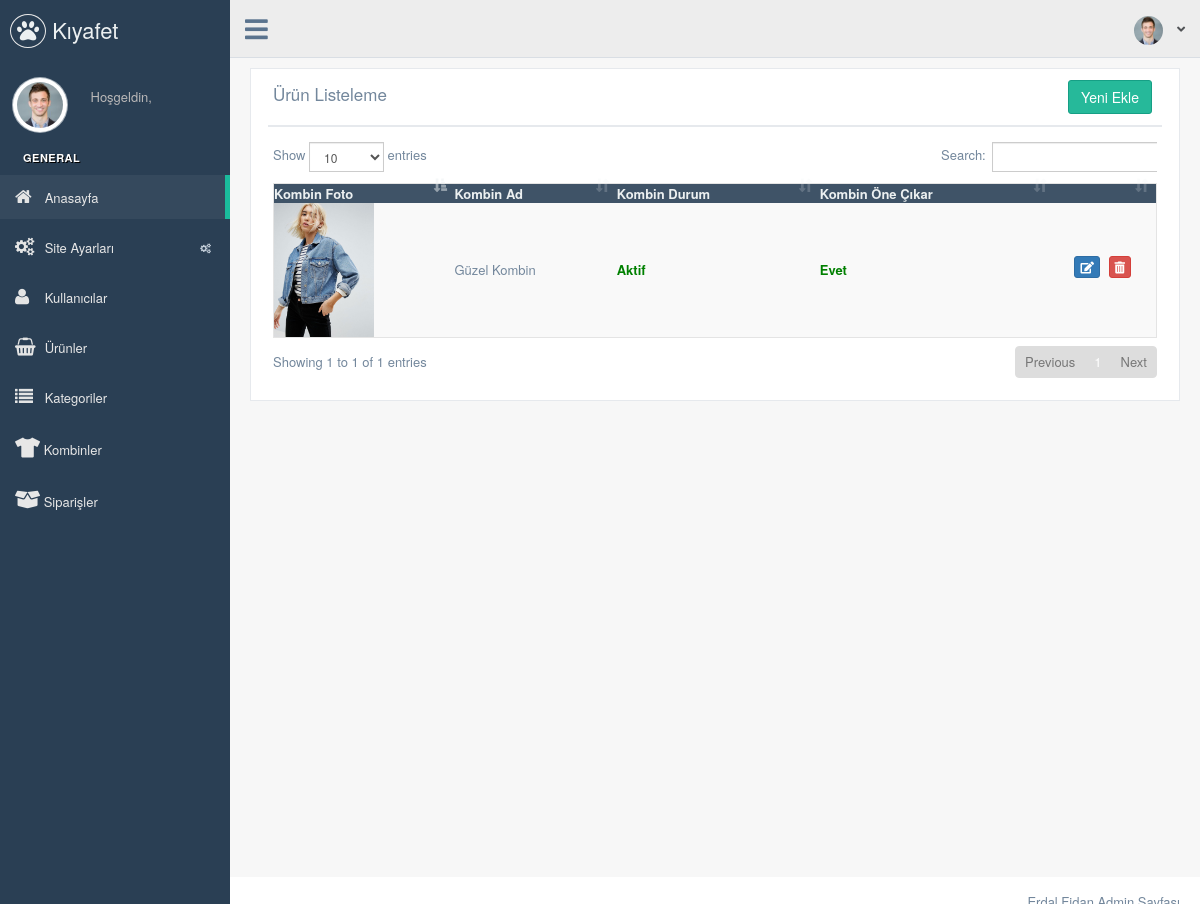
Page /nedmin/production/kombinler.php (signed in) on the committed database.
### tables this page shows
CREATE TABLE `kombin` (
  `kombin_id` int(11) NOT NULL,
  `kombin_ad` varchar(50) NOT NULL,
  `kombin_foto` varchar(250) NOT NULL,
  `kombin_durum` enum('0','1') NOT NULL DEFAULT '1',
  `kombin_onecikar` enum('0','1') NOT NULL DEFAULT '1',
  `urun_idbir` int(11) NOT NULL,
  `urun_idiki` int(11) NOT NULL,
  `urun_iduc` int(11) NOT NULL,
  `urun_iddort` int(11) NOT NULL,
  `kombin_detay` text NOT NULL,
  `kombin_cinsiyet` enum('E','K') NOT NULL,
  `kombin_seourl` varchar(250) NOT NULL
);

### nedmin/production/kombinler.php (the view, shortened to what this page needs)
<?php
  include 'header.php';
  $kombinsor=$db->prepare("SELECT * from kombin order by kombin_id DESC");
  $kombinsor->execute();
?>
        <div class="right_col" role="main">
          <div class="">
            <div class="row">
              <div class="col-md-12 col-sm-12 col-xs-12">
                <div class="x_panel">
                  <div class="x_title">
                    <h2>Ürün Listeleme </h2>
                    <div class="clearfix"><div align="right"><a href="kombin-ekle"><button class="btn btn-success">Yeni Ekle</button></a></div></div>
                  </div>
                  <div class="x_content">
                    <div class="table-responsive">
                      <table id="datatable-responsive" class="ttable table-striped jambo_table bulk_action" cellspacing="0" width="100%">
                      <thead>
                        <tr>
                          <th>Kombin Foto</th>
                          <th>Kombin Ad</th>
                          <th>Kombin Durum</th>
                          <th>Kombin Öne Çıkar</th>
                          <th></th>
                        </tr>
                      </thead>
                      <tbody>
                        <?php $say=0;
                          while ($kombincek=$kombinsor->fetch(PDO::FETCH_ASSOC))
                          { $say++;
                                ?>
                                <tr>
                                  <td><img style="width: 100px;" src="../../<?php echo $kombincek['kombin_foto']; ?>" class="img-fluid" ></td>
                                  <td><?php echo $kombincek['kombin_ad']; ?></td>
                                  <td><?php if ($kombincek['kombin_durum']==1) { echo "<b style='color: green;'>Aktif</b>";} else { echo "<b style='color: red;'>Pasif</b>"; } ?></td>
                                  <td><?php if ($kombincek['kombin_onecikar']==1) { echo "<b style='color: green;'>Evet</b>";} else { echo "<b style='color: red;'>Hayır</b>"; } ?></td>
                                  <td>
                                    <center>
                                      <a href="kombin-duzenle?kombin_id=<?php echo $kombincek['kombin_id']; ?>"><button class="btn btn-primary btn-xs"><i class="fas fa-edit"></i></button></a>
                                      <a onclick="return confirm('Bu Kombini silmek istediğinize eminmisiniz?')"  href="../netting/islem.php?kombin_id=<?php echo $kombincek['kombin_id']; ?>&eski_yol=<?php echo $kombincek['kombin_foto']; ?>&kombinsil=ok"><button class="btn btn-danger btn-xs"><i class="fas fa-trash-alt"></i></button></a>
                                    </center>
                                  </td>
                                </tr>
                                <?php
                          }
                        ?>
                      </tbody>
                    </table>
                    </div>
                  </div>
                </div>
              </div>
            </div>
          </div>
        </div>
    <?php include 'footer.php'; ?>

### rows in the picture
kombin: kombin_foto (picture), kombin_ad "Güzel Kombin", kombin_durum "Aktif", kombin_onecikar "Evet"
